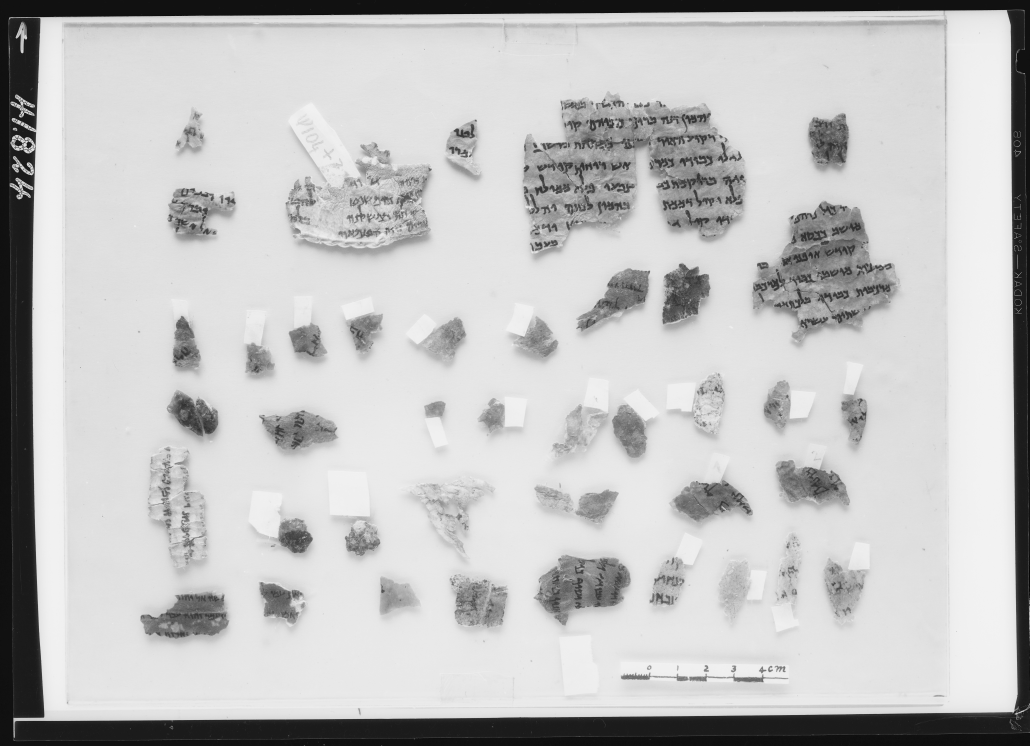
#> input picture images/image3.jpg, 6175 x 4476 px, given in place of image1.jpg, which was not available (shown at 1/6 size)
$ python projectIM2022_q2.py
#> lines starting #> are read from the running program, lines starting #| are printed output that depends on the picture; after the words box and inside, x2 and y2 are one past the last pixel; in counts of white or black regions, pixels touching at a corner belong together; pictures that were not available may be replaced by others from this repository, and a replacement may not be noted
import copy
import math

import cv2
import numpy as np
import pandas as pd


# ---- scrolls possible sizes------#

def tiny_scrolls(width: int,
                 height: int) -> bool:
    if 10 < width < 70 and 10 < height < 70:
        return True
    return False


def small_scrolls(width: int,
                  height: int) -> bool:
    if 30 < width < 70 and 30 < height < 70:
        return True
    return False


def medium_scrolls(width: int,
                   height: int) -> bool:
    if 30 < width < 180 and 30 < height < 180:
        return True
    return False


def large_scrolls(width: int,
                  height: int) -> bool:
    if 30 < width < 350 and 30 < height < 500:
        return True
    return False


def huge_scrolls(width: int,
                 height: int) -> bool:
    if 30 < width < 600 and 30 < height < 600:
        return True
    return False


def found_scroll_info(x: int,
                      y: int,
                      contour: np.ndarray) -> dict:
    """
    gathers all the information about the scroll found
    :param contour: the contour coordinates
    :param x: left top x value
    :param y: right bottom y value
    :return: all the information gathered
    """

    return {
        "distance": math.sqrt(x ** 2 + y ** 2),
        "x": x,
        "y": y,
        "contour": contour
    }


def import_contour_information_to_csv_file(found_scroll_info: list[dict],
                                           image_name: str):
    """
    imports all the information of the found scrolls contour to a csv file
    :param found_scroll_info: the info of each scroll in a list
    :param image_name: the name of the image
    """

    all_coordinates = []
    for data in found_scroll_info:
        contour_to_list = list(data['contour'])
        contour_coordinates = [(element[0][0], element[0][1]) for element in contour_to_list]

        all_coordinates.append([len(data['contour']), contour_coordinates])

    df = pd.DataFrame(columns=['total number of points in contour', 'contour coordinates'],
                      data=all_coordinates)
    df.index = np.arange(1, len(df)+1)

    df.to_csv(f'{image_name}_contour.csv')


def draw_contour(scrolls_info: list[dict],
                 image_name: str):
    """
    draws the contours found
    :param scrolls_info: the info of each scroll
    :param image_name: the image name
    """
    for scroll in scrolls_info:
        text = scroll['label']
        cv2.putText(resized_img, text, (scroll['x'], scroll['y']), cv2.FONT_HERSHEY_SIMPLEX,
                    0.9, (0, 0, 0), 1)

        for i in range(len(scroll['contour'])):
            cv2.drawContours(image=resized_img, contours=scroll['contour'], contourIdx=i, color=(0, 255, 0), thickness=2)

    cv2.imshow(f'Contour {image_name}', resized_img)

    cv2.waitKey(0)
    cv2.destroyAllWindows()


def detect_scrolls_contour(img: np.ndarray,
                           add_threshold: bool,
                           image_name: str) -> None:
    """
    Detects the scrolls using several functions including threshold, contour, and more
    :param img: the image
    :param add_threshold: some images need double threshold to detect the scrolls
    :param image_name: the image name
    """

    hsvImg = cv2.cvtColor(img, cv2.COLOR_BGR2HSV)

    if add_threshold:
        h, s, v = cv2.split(hsvImg)

        thresh = cv2.threshold(v, 165, 255, cv2.THRESH_BINARY)[1]
        thresh = 255 - thresh

        mask = thresh

    low_white = np.array([0, 0, 206])
    high_white = np.array([255, 75, 255])
    white_mask = cv2.inRange(hsvImg, low_white, high_white)

    if add_threshold:
        hsvImg[mask != 0] = (0, 0, 0)

    hsvImg[white_mask != 0] = (0, 0, 0)
    new = cv2.cvtColor(hsvImg, cv2.COLOR_HSV2BGR)
    gray = cv2.cvtColor(new, cv2.COLOR_BGR2GRAY)

    contour, hierarchy = cv2.findContours(image=gray, mode=cv2.RETR_CCOMP, method=cv2.CHAIN_APPROX_SIMPLE)

    scrolls_found = []

    for c in contour:
        x, y, width, height = cv2.boundingRect(c)

        if add_threshold:
            if tiny_scrolls(width, height):
                scrolls_found.append(found_scroll_info(x, y, c))
        else:
            if small_scrolls(width, height):
                scrolls_found.append(found_scroll_info(x, y, c))
            elif medium_scrolls(width, height):
                scrolls_found.append(found_scroll_info(x, y, c))
            elif large_scrolls(width, height):
                scrolls_found.append(found_scroll_info(x, y, c))
            elif huge_scrolls(width, height):
                scrolls_found.append(found_scroll_info(x, y, c))

    if len(scrolls_found) < 10:
        detect_scrolls_contour(img,
                               True,
                               image_name)
    else:
        scrolls_found.sort(key=lambda x: x['distance'])
        label_index = 1
        for scroll in scrolls_found:
            scroll['label'] = str(label_index)
            label_index = label_index + 1

        import_contour_information_to_csv_file(found_scroll_info=scrolls_found,
                                               image_name=image_name)
        draw_contour(scrolls_info=scrolls_found,
                     image_name=image_name)


if __name__ == '__main__':
    number_of_images = 8
    for image_index in range(1, number_of_images + 1):
        img = cv2.imread(f'images/image{image_index}.jpg')
#> img is the input picture: shape (4476, 6175, 3); min 0, max 255, mean 193.7

        scale_percent = 15  # percent of original size
        width = int(img.shape[1] * scale_percent / 100)
#> width = 926
        height = int(img.shape[0] * scale_percent / 100)
#> height = 671
        dim = (width, height)
#> dim = (926, 671)

        # resize image
        resized = cv2.resize(img, dim, interpolation=cv2.INTER_AREA)
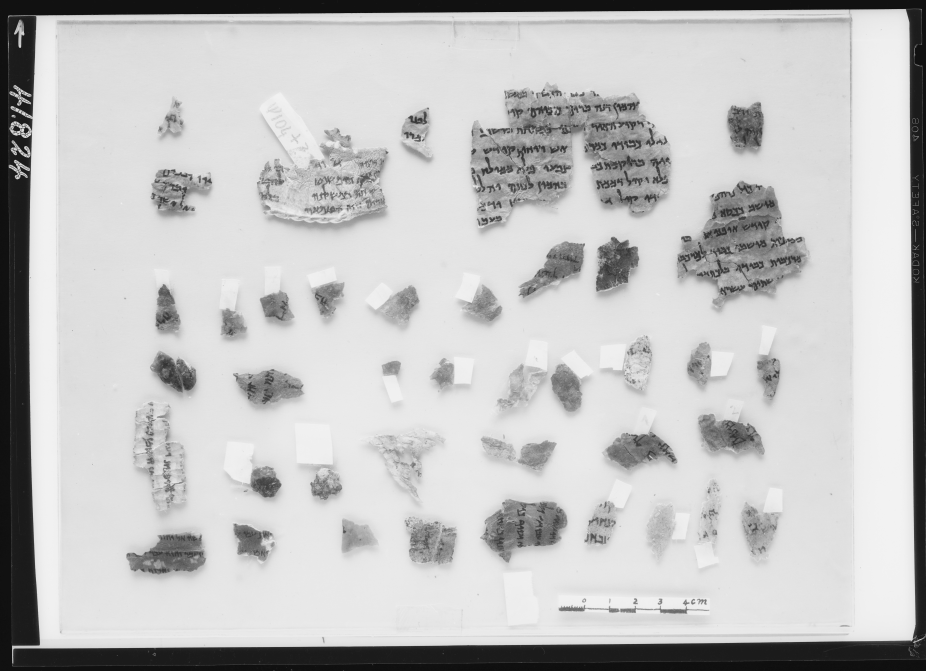
#> resized: shape (671, 926, 3); min 13, max 243, mean 193.7
        resized_img = copy.copy(resized)

        detect_scrolls_contour(img=resized_img,
                               add_threshold=False,
                               image_name=f'image{image_index}')
#> in detect_scrolls_contour, `hsvImg = cv2.cvtColor(img, cv2.COLOR_BGR2HSV)`: hsvImg: shape (671, 926, 3); mean H, S, V 0, 0, 193.7
#> in detect_scrolls_contour, `white_mask = cv2.inRange(hsvImg, low_white, high_white)`:
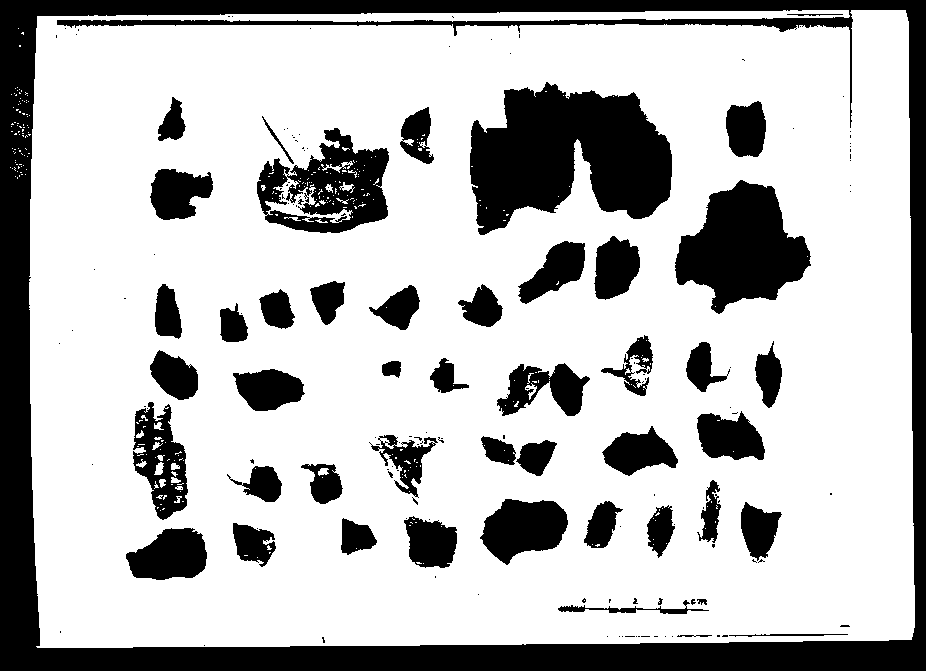
#> white_mask: shape (671, 926); 73.3% white; 164 black regions (116 under 20 px)
#> in detect_scrolls_contour, `hsvImg[white_mask != 0] = (0, 0, 0)`: hsvImg: shape (671, 926, 3); mean H, S, V 0, 0, 27.9
#> in detect_scrolls_contour, `new = cv2.cvtColor(hsvImg, cv2.COLOR_HSV2BGR)`:
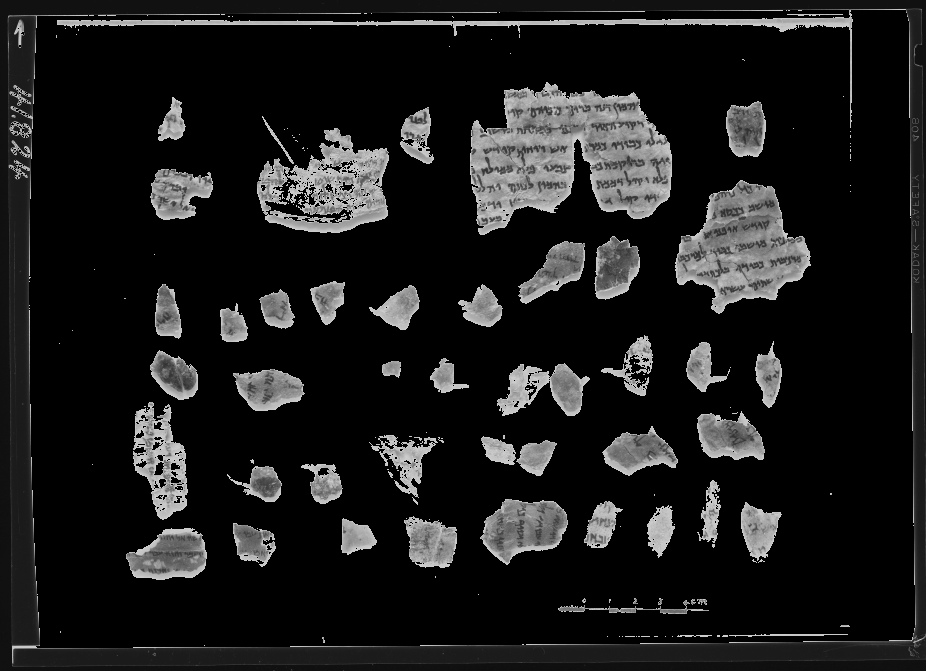
#> new: shape (671, 926, 3); min 0, max 205, mean 27.9
#> in detect_scrolls_contour, `contour, hierarchy = cv2.findContours(image=gray, mode=cv2.RETR_CCOMP,..`: contour = 592 contours, 505 with area under 20; largest, box (x1, y1, x2, y2) and area: (0, 0, 926, 671) 619750, (28, 9, 916, 649) 553438, (470, 82, 672, 235) 20234, (675, 180, 811, 314) 10734, (257, 128, 389, 233) 8901
#> the loop in detect_scrolls_contour, `for c in contour:` made 592 passes
#> (x, y, width, height) on passes 1 to 3: (204, 645, 1, 1), (322, 637, 3, 6), (672, 636, 1, 1)
#> after the loop in detect_scrolls_contour, `for c in contour:`: scrolls_found = 34 items
#> the loop in detect_scrolls_contour, `for scroll in scrolls_found:` made 34 passes
#> after the loop in detect_scrolls_contour, `for scroll in scrolls_found:`: label_index = 35
#> the loop in import_contour_information_to_csv_file, `for data in found_scroll_info:` made 34 passes
#> after the loop in import_contour_information_to_csv_file, `for data in found_scroll_info:`: all_coordinates = 34 items
#> in import_contour_information_to_csv_file, `df = pd.DataFrame(columns=['total number of points in contour', 'conto..`: df = table of 34 rows and 2 columns
#> the loop in draw_contour, `for scroll in scrolls_info:` made 1 pass
#> text on pass 1: '1'
#> after the loop in draw_contour, `for scroll in scrolls_info:`: resized_img: shape (671, 926, 3); under 0.01% of pixels changed, all inside (x1, y1, x2, y2) = (155, 150, 161, 170)
#> (the run stopped early here; a loop or call above may not have finished)
